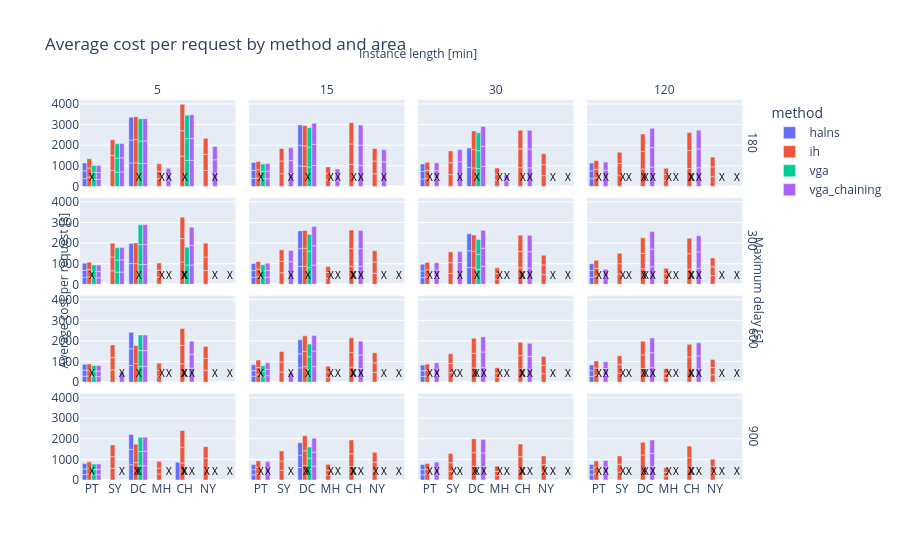

The notebook cell saved with this chart:
### Code cell
fig = px.bar(
    df_complete,
    # capacity_df,
    x='area_short',
    y='cost_per_request',
    color='method',
    barmode='group',
    title='Average cost per request by method and area',
    facet_col='duration_minutes',
    facet_row='max_delay',
    # pattern_shape='capacity',
    # pattern_shape_sequence=['.', 'x', '+']
    # text='capacity'
)

# Drop duplicates for spacing reference
unique_areas = df_complete['area_short'].unique()

# Add X annotations for missing method/area combos
for _, row in df_complete[df_complete['is_missing']].iterrows():
    axis_ref = vals_to_axis[(row['duration_minutes'], row['max_delay'])]

    xref = f'x{axis_ref}' if axis_ref > 1 else 'x'
    yref = f'y{axis_ref}' if axis_ref > 1 else 'y'

    offset = method_offsets[row['method']] * 0.3  # tweak this for spacing
    fig.add_annotation(
        x=row['area_short'],
        y=0,
        text="X",
        xanchor='center',
        yanchor='bottom',
        showarrow=False,
        font=dict(color='black', size=10),
        xref=xref,
        yref=yref,
        xshift=offset * 50  # pixel offset for visual spacing
    )

# Shared axes titles
fig.for_each_yaxis(lambda y: y.update(title=''))  # Remove titles
fig.add_annotation(
    x=-0.04, y=0.5, text="Average cost per request [s]", textangle=-90,
    xref="paper", yref="paper", showarrow=False
)
fig.for_each_xaxis(lambda x: x.update(title=''))  # Remove titles
fig.add_annotation(
    x=0.5, y=1.15, text="Instance length [min]", xref="paper", yref="paper", showarrow=False
)  # Add shared title
fig.add_annotation(
    x=1.02, y=0.5, text="Maximum delay [s]", xref="paper", yref="paper", showarrow=False, textangle=90
)  # Add shared facet row title

fig.for_each_annotation(lambda a: a.update(text=a.text.split("=")[-1]))
# fig.update_traces(textfont_size=7)

fig.show()
